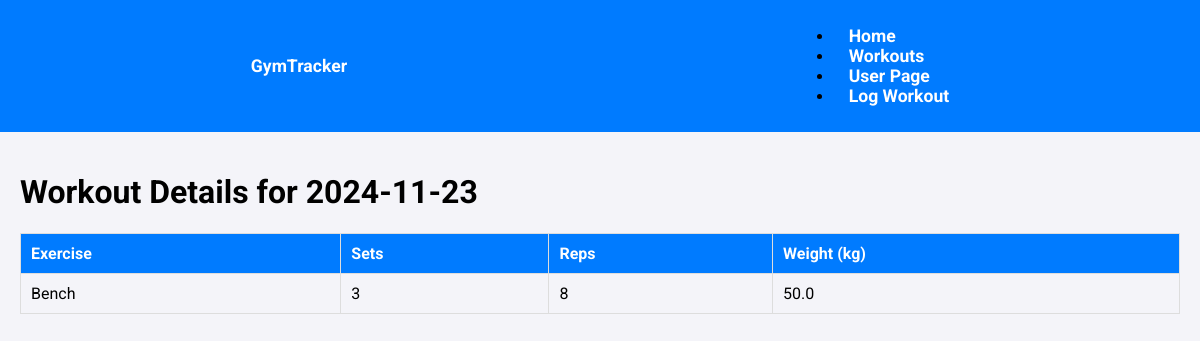
The app's page /workout_details/1/1 with its own data.
### app/models.py (models this page shows)
class Workout(db.Model):
    id = db.Column(db.Integer, primary_key=True)
    date = db.Column(db.DateTime, default=datetime.utcnow, nullable=False)
    user_id = db.Column(db.Integer, db.ForeignKey('user.id'), nullable=False,index=True)
    exercises = db.relationship('Exercise', backref='workout', lazy=True)

class Exercise(db.Model):
    id = db.Column(db.Integer, primary_key=True)
    name = db.Column(db.String(100), nullable=False)
    sets = db.Column(db.Integer, nullable=False)
    repetitions = db.Column(db.Integer, nullable=False)
    weight = db.Column(db.Float, nullable=False)
    workout_id = db.Column(db.Integer, db.ForeignKey('workout.id'), nullable=False,index=True)

### app/routes.py (the view)
@main.route("/workout_details/<int:user_id>/<int:workout_id>")
def workout_details(user_id, workout_id):
    user = User.query.get_or_404(user_id)
    workout = Workout.query.get_or_404(workout_id)
    exercises = Exercise.query.filter_by(workout_id=workout.id).all()
    return render_template(
        "workout_details.html",
        user=user,
        workout=workout,
        exercises=exercises
    )

### app/templates/workout_details.html (shortened to what this page needs)
{% extends "base.html" %}
{% block content %}
<h1>Workout Details for {{ workout.date.strftime('%Y-%m-%d') }}</h1>
<table class="workout-details-table">
    <thead>
        <tr>
            <th>Exercise</th>
            <th>Sets</th>
            <th>Reps</th>
            <th>Weight (kg)</th>
        </tr>
    </thead>
    <tbody>
        {% for exercise in workout.exercises %}
        <tr>
            <td>{{ exercise.name }}</td>
            <td>{{ exercise.sets }}</td>
            <td>{{ exercise.repetitions }}</td>
            <td>{{ exercise.weight }}</td>
        </tr>
        {% else %}
        <tr>
            <td colspan="4">No exercises found for this workout.</td>
        </tr>
        {% endfor %}
    </tbody>
</table>
{% endblock %}

### app/static/css/style.css (style rules this page uses)
body { font-family: 'Roboto', sans-serif; margin: 0; padding: 0; background-color: #f4f4f9; }
table { width: 100%; border-collapse: collapse; margin: 20px 0; }
table th, table td { text-align: left; padding: 10px; border: 1px solid #ddd; }
table th { background-color: #007bff; color: white; }

### records on screen
Workout: date "2024-11-23"
Exercise: name "Bench", sets "3", repetitions "8", weight "50.0"
